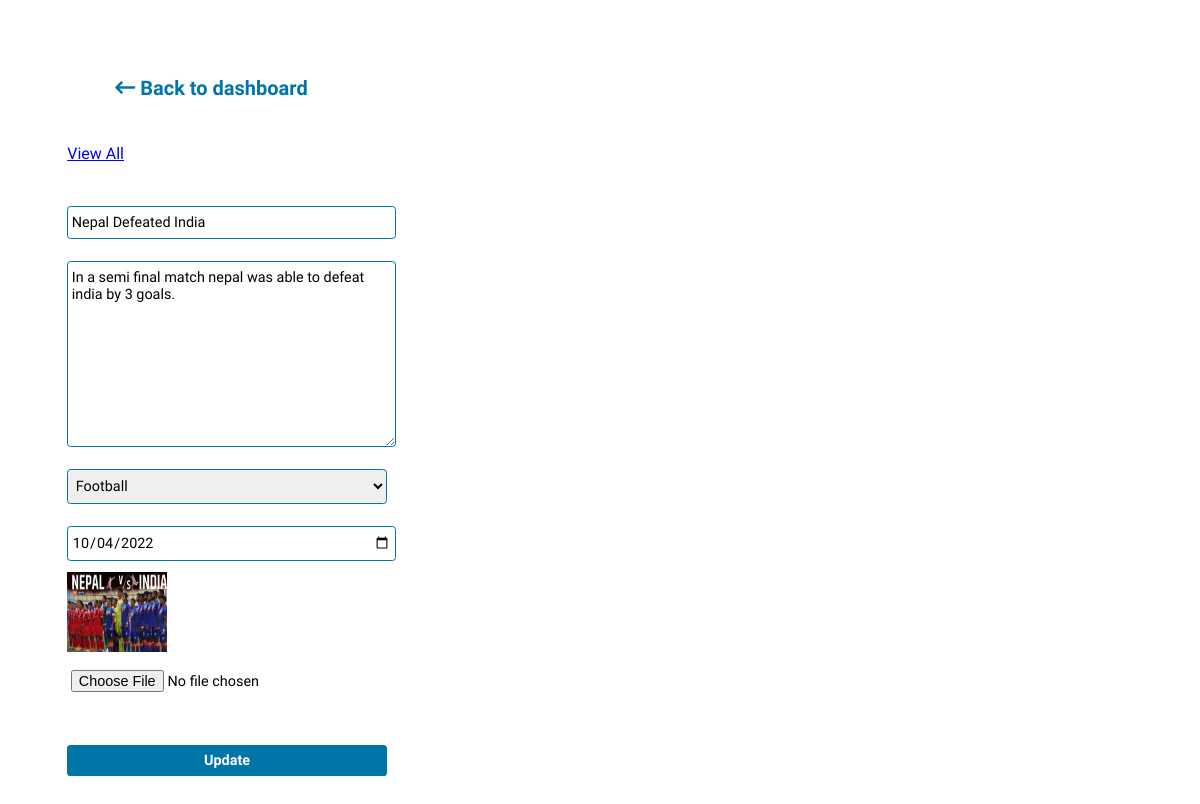
Page /admin/update-news.php?edit=16&title=Nepal Defeated India on the committed database.
### tables this page shows
CREATE TABLE `news` (
  `newsId` int(11) NOT NULL,
  `date` varchar(255) NOT NULL,
  `nDescription` varchar(255) NOT NULL,
  `nTitle` varchar(255) NOT NULL,
  `category_title` varchar(255) NOT NULL,
  `new_thumbnail` varchar(255) NOT NULL
);

### admin/update-news.php (the view, shortened to what this page needs)
<?php
include "../functions.php";
if(isset($_GET['edit'])){
    $get_news_id = $_GET['edit'];
}
$query = "SELECT * FROM news WHERE newsId = $get_news_id";
$select_news = mysqli_query($connection, $query);
while($row = mysqli_fetch_assoc($select_news)) {
    $db_nTitle = $row['nTitle'];
    $db_nDescription = $row['nDescription'];
    $db_Category_Title = $row['category_title'];
    $db_Date = $row['date'];
    $db_New_Thumbnail = $row['new_thumbnail'];
}
?>
<!DOCTYPE html>
<html lang="en">
<head>
    <link rel="stylesheet" href="https://cdnjs.cloudflare.com/ajax/libs/font-awesome/6.2.0/css/all.min.css" />
</head>
<body>
    <div class="container">
        <div class="top-section">
            <a href="../admin/admin-dashboard.php">
                <i class="fa-solid fa-arrow-left-long"></i>
                <p>Back to dashboard</p>
            </a>
        </div>
        <a href="manage-news.php">View All</a>
        <div class="bottom-section">
            <form action="" method="post" enctype="multipart/form-data">
                <input type="text" name="news-title" id="" value="<?php echo $db_nTitle ?>">
                <textarea name="news-description" id="" cols="10" rows="10"><?php echo $db_nDescription ?></textarea>
                <select name="news-category" id="">
                    <?php
                            $categories_query = "SELECT * FROM categories";
                            $select_categories_query = mysqli_query($connection, $categories_query);
                            while($row = mysqli_fetch_assoc($select_categories_query)) {
                              $title     = $row['title'];
                              if ($db_Category_Title == $title){
                                echo "<option selected value='{$title}'>{$title}</option>";
                            }
                            else {
                            echo "<option value='{$title}'>{$title}</option>";
                            }
                            }
                        ?>
                </select>
                <input type="date" name="news-date" id="" value="<?php echo $db_Date ?>">
                <img src="../images/<?php echo $db_New_Thumbnail ?>" alt="" height=80 width=100>
                <input type="file" name="news-thumbnail" id="">
                <input type="submit" name="update_news" value="Update">
            </form>
        </div>
    </div>
</body>
</html>

### admin/update-news.php (style rules this page uses)
* { font-family: 'Lexend', sans-serif; }
.container { width: 90%; margin: auto; display: flex; flex-direction: column; justify-content: space-between; padding: 1.5em 3em; }
.top-section { width: 100%; padding: 1.5em 3em; }
.top-section a { display: flex; color: #0175a7; font-size: 1.25em; font-weight: bold; text-decoration: none; align-items: center; justify-content: flex-start; }
.top-section a i { margin-right: .25em; }
.bottom-section { display: flex; justify-content: space-between; align-items: flex-start; }
form { width: 30%; display: flex; flex-direction: column; }
input, select, textarea { width: 100%; font-size: .9em; margin: .75em 0; padding: .5em .25em; outline: none; border: .1em solid #0175a7; border-radius: .25em; }
input[type=submit] { background-color: #0175a7; color: white; border: none; cursor: pointer; font-weight: bolder; }
input[type=file] { border:none; }

### rows in the picture
news: news-title "Nepal Defeated India", news-description "In a semi final match nepal was able to defeat india by 3 goals.", news-date "10/04/2022", new_thumbnail (placeholder picture)

### other values in the picture
form field news-category "Football"
